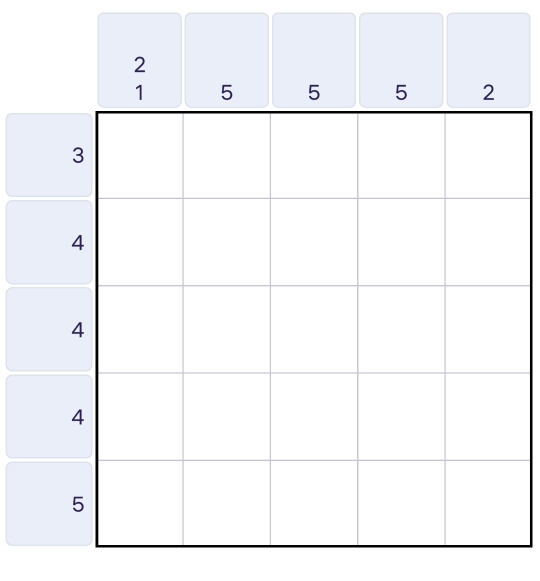
#> input picture nanograms/text.jpeg, 1080 x 1162 px (shown at 1/2 size)
$ python solver.py
#> lines starting #> are read from the running program, lines starting #| are printed output that depends on the picture; after the words box and inside, x2 and y2 are one past the last pixel; in counts of white or black regions, pixels touching at a corner belong together
import cv2
import numpy as np
import pytesseract
from itertools import product


# GLOABALS

pytesseract.pytesseract.tesseract_cmd = r'C:\Program Files\Tesseract-OCR\tesseract.exe'


# GAME SOLVING ALGOTITHM

# [19 lines left out: function generate_placements, not called in this run]


def filter_placements(placements, known):
    """Keep only placements compatible with already-known cells."""
    return [p for p in placements if all(k == 0 or k == p[i] for i, k in enumerate(known))]


# [76 lines left out: functions overlap_cells, solve, print_grid, not called in this run]


# FUNCTIONS

def cropContours(contours, original_img):
    col_hints = []
    row_hints = []

    gaint_cnt = max(contours, key=cv2.contourArea)
    gx, gy, gw, gh = cv2.boundingRect(gaint_cnt)

    for cnt in contours:
        curr_x, curr_y, curr_w, curr_h = cv2.boundingRect(cnt)

        if curr_w > gw * 0.8: continue

        center_x = curr_x + curr_w // 2
        center_y = curr_y + curr_h // 2

        if center_y < (gy - 5):
            col_hints.append(cnt)
        elif center_x < (gx - 5):
            row_hints.append(cnt)

    col_hints.sort(key=lambda c: cv2.boundingRect(c)[0])
    row_hints.sort(key=lambda c: cv2.boundingRect(c)[1])

    return col_hints, row_hints


def extract_values(hints, original_img):
    values = []
    gray_img = cv2.cvtColor(original_img, cv2.COLOR_BGR2GRAY)

    for i, cnt in enumerate(hints):
        x, y, w, h = cv2.boundingRect(cnt)
        roi = gray_img[y:y+h, x:x+w]

        # 1. Removing blue lines
        _, thresh = cv2.threshold(roi, 0, 255, cv2.THRESH_BINARY + cv2.THRESH_OTSU)
        if np.mean(thresh) < 127: # Ensure background is white
            thresh = cv2.bitwise_not(thresh)

        # 2. making numbers prominent by isolating the ink
        ink_only = cv2.bitwise_not(thresh)
        digit_cnts, _ = cv2.findContours(ink_only, cv2.RETR_EXTERNAL, cv2.CHAIN_APPROX_SIMPLE)

        if not digit_cnts:
            values.append("")
            continue

        # 3. isolating the bounding box of all ink and centering it on a blank canvas
        canvas_w, canvas_h = 100, 100
        canvas = np.ones((canvas_h, canvas_w), dtype="uint8") * 255

        # Get bounding box of all ink found in the box
        all_x, all_y, all_w, all_h = cv2.boundingRect(np.concatenate(digit_cnts))
        digit_roi = thresh[all_y:all_y+all_h, all_x:all_x+all_w]

        # 4. Center the digit(s) on the canvas
        offset_x = (canvas_w - all_w) // 2
        offset_y = (canvas_h - all_h) // 2
        canvas[offset_y:offset_y+all_h, offset_x:offset_x+all_w] = digit_roi


        config = '--psm 6 -c tessedit_char_whitelist=0123456789'
        text = pytesseract.image_to_string(canvas, config=config).strip()

        clean_text = "".join(text.split())
        values.append(clean_text)

    return values


# [73 lines left out: functions format_hints, get_warped_grid, draw_solution, not called in this run]


# MAIN

img = cv2.imread('text.jpeg')
#> img is the input picture: shape (1162, 1080, 3); mean B, G, R 248.6, 245.8, 244.8

gray = cv2.cvtColor(img, cv2.COLOR_BGR2GRAY)
blurred = cv2.GaussianBlur(gray, (5, 5), 0)
thresh = cv2.adaptiveThreshold(blurred, 255, cv2.ADAPTIVE_THRESH_GAUSSIAN_C, cv2.THRESH_BINARY_INV, 15, 4)
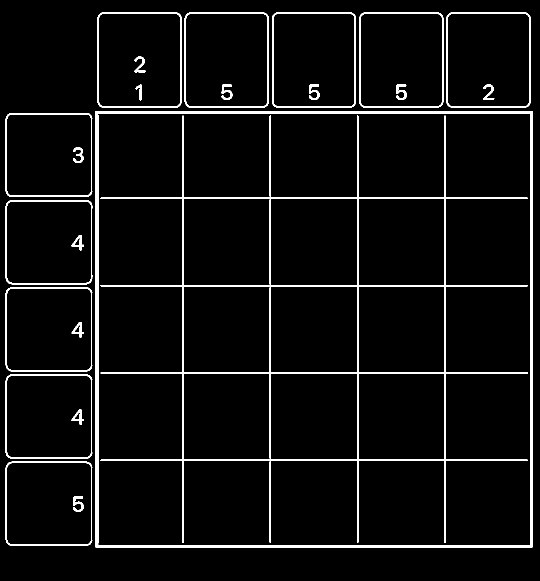
#> thresh: shape (1162, 1080) (shown at 1/2 size); 4.9% white; 23 white regions
contours = cv2.findContours(thresh, cv2.RETR_EXTERNAL, cv2.CHAIN_APPROX_SIMPLE)[0]
#> contours = 11 contours; largest, box (x1, y1, x2, y2) and area: (191, 222, 1065, 1095) 761256, (195, 25, 364, 216) 31632, (369, 25, 538, 216) 31628, (718, 25, 887, 216) 31627, (544, 25, 712, 216) 31466

print(f"Found {len(contours)} contours.")
#| Found 11 contours.


col_hints, row_hints = cropContours(contours, img)
#> in cropContours, `gaint_cnt = max(contours, key=cv2.contourArea)`: gaint_cnt = [[191, 222], [191, 1094], [1064, 1094], [1064, 222]]
#> in cropContours, `gx, gy, gw, gh = cv2.boundingRect(gaint_cnt)`: gx = 191; gy = 222; gw = 874; gh = 873
#> the loop in cropContours, `for cnt in contours:` made 11 passes
#> (curr_x, curr_y, curr_w, curr_h, center_x, center_y) on passes 1, 2, 3, 4, 5, 7, 8, 9, 10, 11: (11, 923, 174, 169, 98, 1007), (11, 749, 174, 168, 98, 833), (11, 574, 174, 169, 98, 658), (11, 400, 174, 169, 98, 484), (11, 226, 174, 168, 98, 310), (893, 25, 168, 191, 977, 120), (718, 25, 169, 191, 802, 120), (544, 25, 168, 191, 628, 120), (369, 25, 169, 191, 453, 120), (195, 25, 169, 191, 279, 120)
#> (cnt, curr_x, curr_y, curr_w, curr_h) on pass 6: ([[191, 222], [191, 1094], [1064, 1094], [1064, 222]], 191, 222, 874, 873)
#> after the loop in cropContours, `for cnt in contours:`: col_hints = 5 contours; box (x1, y1, x2, y2) and area: (195, 25, 364, 216) 31632, (369, 25, 538, 216) 31628, (718, 25, 887, 216) 31627, (544, 25, 712, 216) 31466, (893, 25, 1061, 216) 31464; row_hints = 5 contours; box (x1, y1, x2, y2) and area: (11, 400, 185, 569) 28774, (11, 574, 185, 743) 28762, (11, 923, 185, 1092) 28760, (11, 749, 185, 917) 28615, (11, 226, 185, 394) 28614
#> the loop in extract_values, `for i, cnt in enumerate(hints):` made 1 pass
#> (x, y, w, h, canvas_w, canvas_h, all_x, all_y) on pass 1: (195, 25, 169, 191, 100, 100, 74, 88)
#> pass 1, in extract_values, `roi = gray_img[y:y+h, x:x+w]`:
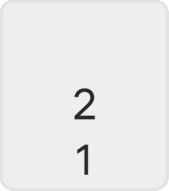
#> roi: shape (191, 169); min 40, max 255, mean 235
#> pass 1, in extract_values, `_, thresh = cv2.threshold(roi, 0, 255, cv2.THRESH_BINARY + cv2.THRESH_..`:
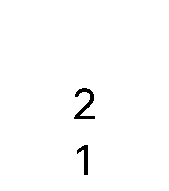
#> thresh: shape (191, 169); 98.8% white; 2 black regions, box (x1, y1, x2, y2) and area: (74, 88, 95, 119) 242, (77, 145, 88, 175) 148
#> pass 1, in extract_values, `digit_roi = thresh[all_y:all_y+all_h, all_x:all_x+all_w]`:
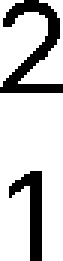
#> digit_roi: shape (87, 21) (shown 3 times larger); 78.7% white; 2 black regions, box (x1, y1, x2, y2) and area: (0, 0, 21, 31) 242, (3, 57, 14, 87) 148
#> after the loop in extract_values, `for i, cnt in enumerate(hints):`:
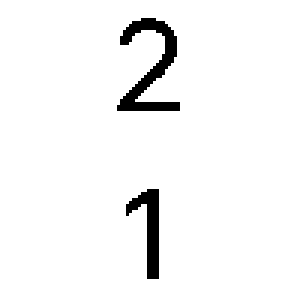
#> canvas: shape (100, 100) (shown 3 times larger); 96.1% white; 2 black regions, box (x1, y1, x2, y2) and area: (39, 6, 60, 37) 242, (42, 63, 53, 93) 148
#> after the loop in extract_values, `for i, cnt in enumerate(hints):`: values = []
#> (the run stopped early here; a loop or call above may not have finished)
